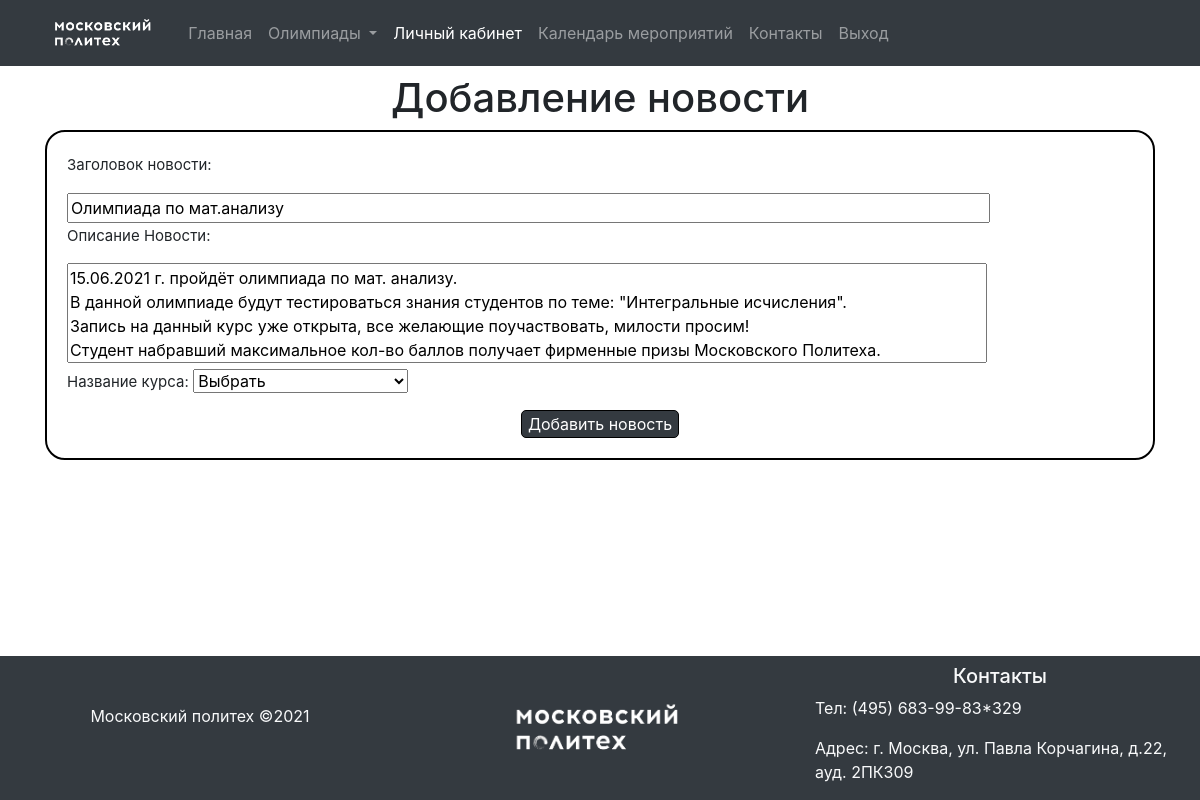
The app's page /red_news.php?id_kurs_red=24 (signed in) with its own data.
### tables this page shows
CREATE TABLE IF NOT EXISTS `news` (
  `id` int(11) NOT NULL AUTO_INCREMENT,
  `title` varchar(56) NOT NULL,
  `text` text NOT NULL,
  `date` date DEFAULT NULL,
  `name_autor` varchar(56) NOT NULL,
  `id_autor` int(11) NOT NULL,
  `kurs` int(11) NOT NULL,
  PRIMARY KEY (`id`),
  KEY `kurs` (`kurs`),
  KEY `id_autor` (`id_autor`)
);

### red_news.php (the view, shortened to what this page needs)
<?php
require("connect.php");
	$id_kurs_red = $_GET['id_kurs_red'];
	$red = $pdo->query("SELECT * FROM `news` WHERE `id` = $id_kurs_red");
?>
<!DOCTYPE html>
<html lang="ru">
<head>
    <link rel="stylesheet" href="https://maxcdn.bootstrapcdn.com/bootstrap/4.1.0/css/bootstrap.min.css">
    <link rel="stylesheet" href="css/style.css">
</head>
<body onload="resizeBody()" onresize="resizeBody()">
    <div class="nofooter">
    <nav class="navbar navbar-expand-lg navbar-dark bg-dark">
        <div class="container">
            <a class="navbar-brand" href="index.php"><img src="img/logo.png" alt="" height="40px"></a>
            <div class="collapse navbar-collapse" id="navbarSupportedContent">
                <ul class="navbar-nav mr-auto">
                    <li class="nav-item">
                        <a class="nav-link" href="index.php">Главная</a>
                    </li>
                    <li class="nav-item dropdown">
                        <a class="nav-link dropdown-toggle" href="#" id="navbarDropdown" role="button" data-toggle="dropdown" aria-haspopup="true" aria-expanded="false">
                        Олимпиады
                        </a>
                    </li>
                    <li class="nav-item active">
                        <a class="nav-link" href="lk.php">Личный кабинет</a>
                    </li>
					  <li class="nav-item">
                        <a class="nav-link" href="news.php">Календарь мероприятий</a>
                    </li>
					    <li class="nav-item">
                        <a class="nav-link" href="contacts.php">Контакты</a>
                    </li>
					<li class="nav-item">
                        <a class="nav-link" href="exit.php">Выход</a>
                    </li>
                </ul>
            </div>
        </div>
    </nav>
    <div class="main-container container mx-auto" id="cont_course">
      <h1 class="text-center my-2">Добавление новости</h1>
      <div class="course_form mb-2">
        <form action="" method="post" >
		<?php
			while($kurs = $red->fetch(PDO::FETCH_ASSOC)){
		?>
          <div>
            <p>Заголовок новости:</p>
            <input type="text" name="title" id="name" value="<?php echo $kurs['title'];?>" required >
          </div>
          <div>
            <p>Описание Новости:</p>
            <textarea name="text" id="text" required><?php echo $kurs['text']; }?></textarea>
          </div>
          <div>
              <p>Название курса:</p>
                <select name="kurs" required>
				<option value="">Выбрать</option>
                </select>
            </div>
          <div class="text-center">
            <input type="submit" value="Добавить новость" class="button-stl bg-dark">
          </div>
        </form>
      </div>
    </div>
  </div>
  <footer class="bg-dark">
        <div class="row mx-auto">
            <div class="col-md-4">
                <p class="text-light text-center mt-5">Московский политех &#169;2021</p>
            </div>
            <div class="col-md-4 text-center align-self-center">
                <img src="img/logo.png" alt="" width="200px">
            </div>
            <div class="col-md-4">
                <h5 class="text-light text-center mt-2">Контакты</h5>
                <p class="text-light">Тел: <a href="tel:+84956839983" class="text-light">(495) 683-99-83*329</a></p>
                <p class="text-light">Адрес: г. Москва, ул. Павла Корчагина, д.22, ауд. 2ПК309</p>
            </div>
        </div>
    </footer>
</body>
</html>

### css/style.css (style rules this page uses)
html, body { height: 100%; }
body { display: flex; flex-direction: column; }
.nofooter { flex: 1 0 auto; }
footer { flex-shrink: 0; width: 100%; }
.button-stl { color: white; border: 1px solid black; border-radius: 5px; cursor: pointer; }
.course_form { background-color: white; margin: 0px auto; padding: 20px; width: 100%; border-radius: 20px; border: 2px solid black; }
.course_form p { display: inline-block; font-size: 15px; margin-top: 0px; }
textarea { resize: none; height: 100px; }

### records on screen
news: title "Олимпиада по мат.анализу", text "15.06.2021 г. пройдёт олимпиада по мат. анализу. В данной олимпиаде будут тестироваться знания студентов по теме: \"Интегральные исчисления\". Запись на данный курс уже открыта, все желающие поучаствовать, милости просим! Студент набравший максимальное кол-во баллов получает фирменные призы Московского Политеха."
